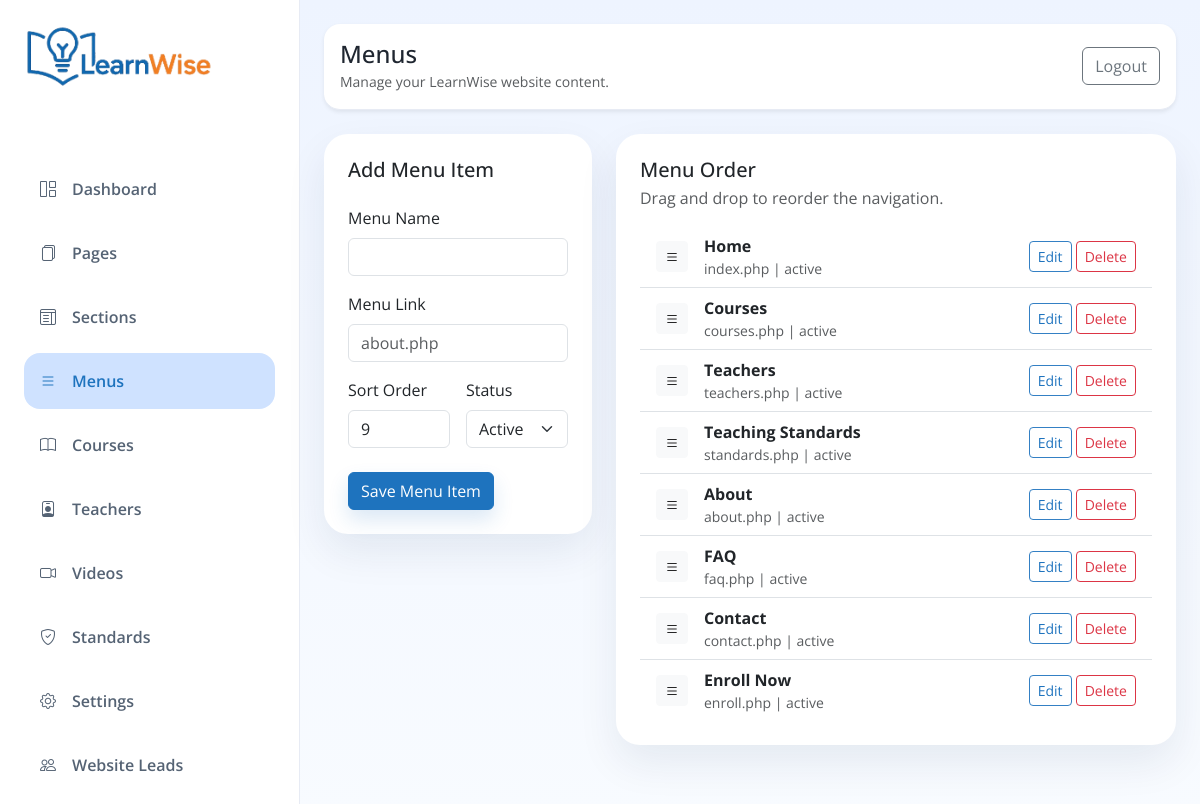
The app's page /admin/menus.php (signed in) with its own data.
### tables this page shows
CREATE TABLE IF NOT EXISTS `menus` (
  `id` int NOT NULL AUTO_INCREMENT,
  `menu_name` varchar(150) NOT NULL,
  `menu_link` varchar(255) NOT NULL,
  `sort_order` int NOT NULL DEFAULT '0',
  `status` enum('active','inactive') NOT NULL DEFAULT 'active',
  `created_at` timestamp NULL DEFAULT CURRENT_TIMESTAMP,
  `updated_at` timestamp NULL DEFAULT CURRENT_TIMESTAMP ON UPDATE CURRENT_TIMESTAMP,
  PRIMARY KEY (`id`)
);

### includes/site.php (called while the page is built, shortened)
<?php
function getMenus(string $status = 'active'): array
{
    $pdo = lwGetPdo();
    $query = 'SELECT * FROM menus';
    $params = [];
    $query .= ' ORDER BY sort_order ASC, id ASC';
    $stmt = $pdo->prepare($query);
    $stmt->execute($params);
    return $stmt->fetchAll(PDO::FETCH_ASSOC);
}

### admin/menus.php (the view, shortened to what this page needs)
<?php
require_once __DIR__ . '/../includes/site.php';
$editMenu = null;
$menus = getMenus('all');
include __DIR__ . '/admin-header.php';
?>
<div class="row g-4">
    <div class="col-xl-4">
        <div class="card admin-card p-4">
            <h5 class="mb-4"><?= $editMenu ? 'Edit Menu Item' : 'Add Menu Item' ?></h5>
            <form method="post">
                <div class="mb-3">
                    <label class="form-label">Menu Name</label>
                    <input type="text" name="menu_name" class="form-control" value="<?= htmlspecialchars($editMenu['menu_name'] ?? '') ?>" required>
                </div>
                <div class="mb-3">
                    <label class="form-label">Menu Link</label>
                    <input type="text" name="menu_link" class="form-control" placeholder="about.php" value="<?= htmlspecialchars($editMenu['menu_link'] ?? '') ?>" required>
                </div>
                <div class="row g-3">
                    <div class="col-md-6">
                        <label class="form-label">Sort Order</label>
                        <input type="number" name="sort_order" class="form-control" value="<?= htmlspecialchars((string) ($editMenu['sort_order'] ?? count($menus) + 1)) ?>">
                    </div>
                    <div class="col-md-6">
                        <label class="form-label">Status</label>
                        <select name="status" class="form-select">
                            <option value="active" <?= ($editMenu['status'] ?? '') === 'active' ? 'selected' : '' ?>>Active</option>
                        </select>
                    </div>
                </div>
                <div class="mt-4">
                    <button type="submit" class="btn btn-primary">Save Menu Item</button>
                </div>
            </form>
        </div>
    </div>
    <div class="col-xl-8">
        <div class="card admin-card p-4">
            <div class="d-flex justify-content-between align-items-center mb-3">
                <div>
                    <h5 class="mb-1">Menu Order</h5>
                    <p class="text-muted mb-0">Drag and drop to reorder the navigation.</p>
                </div>
            </div>
            <ul class="list-group list-group-flush menu-sortable">
                <?php foreach ($menus as $menu): ?>
                    <li class="list-group-item d-flex align-items-center justify-content-between gap-3" data-id="<?= (int) $menu['id'] ?>">
                        <div class="d-flex align-items-center gap-3">
                            <span class="drag-handle btn btn-light btn-sm"><i class="bi bi-list"></i></span>
                            <div>
                                <strong><?= htmlspecialchars($menu['menu_name']) ?></strong>
                                <div class="text-muted small"><?= htmlspecialchars($menu['menu_link']) ?> | <?= htmlspecialchars($menu['status']) ?></div>
                            </div>
                        </div>
                        <div class="text-end">
                            <a href="menus.php?edit=<?= (int) $menu['id'] ?>" class="btn btn-sm btn-outline-primary">Edit</a>
                            <a href="menus.php?delete=<?= (int) $menu['id'] ?>" class="btn btn-sm btn-outline-danger" onclick="return confirm('Delete this menu item?');">Delete</a>
                        </div>
                    </li>
                <?php endforeach; ?>
            </ul>
        </div>
    </div>
</div>
<?php include __DIR__ . '/admin-footer.php'; ?>

### admin/sidebar.php
<?php
$menuItems = [
    ['label' => 'Dashboard', 'page' => 'dashboard.php', 'icon' => 'bi-grid-1x2'],
    ['label' => 'Pages', 'page' => 'pages.php', 'icon' => 'bi-files'],
    ['label' => 'Sections', 'page' => 'sections.php', 'icon' => 'bi-layout-text-window'],
    ['label' => 'Menus', 'page' => 'menus.php', 'icon' => 'bi-list'],
    ['label' => 'Courses', 'page' => 'courses.php', 'icon' => 'bi-book'],
    ['label' => 'Teachers', 'page' => 'teachers.php', 'icon' => 'bi-person-badge'],
    ['label' => 'Videos', 'page' => 'sample_videos.php', 'icon' => 'bi-camera-video'],
    ['label' => 'Standards', 'page' => 'standards.php', 'icon' => 'bi-shield-check'],
    ['label' => 'Settings', 'page' => 'settings.php', 'icon' => 'bi-gear'],
    ['label' => 'Website Leads', 'page' => 'leads.php', 'icon' => 'bi-people'],
];
?>
<nav class="nav flex-column gap-2">
    <?php foreach ($menuItems as $item): ?>
        <a class="nav-link px-3 py-3 rounded-4 d-flex align-items-center gap-3 <?= basename($_SERVER['PHP_SELF']) === $item['page'] ? 'active bg-primary-subtle' : '' ?>" href="<?= htmlspecialchars($item['page']) ?>">
            <i class="bi <?= htmlspecialchars($item['icon']) ?>"></i>
            <span><?= htmlspecialchars($item['label']) ?></span>
        </a>
    <?php endforeach; ?>
</nav>

### assets/css/style.css (style rules this page uses)
:root { --primary: #1E73BE; --accent: #FFC107; --background: #f5f7fb; --surface: #ffffff; --text: #1f2630; --muted: #6c757d; --shadow: 0 10px 30px rgba(0, 0, 0, 0.08); }
* { box-sizing: border-box; }
html { scroll-behavior: smooth; }
body { margin: 0; font-family: 'Open Sans', sans-serif; color: var(--text); background: var(--background); }
a { color: var(--primary); }
.btn-primary, .btn-enroll { background-color: var(--primary); border-color: var(--primary); color: #fff; box-shadow: 0 10px 20px rgba(30, 115, 190, 0.16); }
.btn-outline-primary { color: var(--primary); border-color: rgba(30, 115, 190, 0.9); }
.hero-card, .card, .feature-card, .testimonial-card, .category-card, .teacher-card { background: var(--surface); border: none; border-radius: 18px; box-shadow: var(--shadow); }

### admin/admin-header.php (style rules this page uses)
body { background: linear-gradient(180deg, #eef4ff 0%, #f8fbff 100%); }
.admin-sidebar .nav-link { color: #556374; font-weight: 600; }
.admin-sidebar .nav-link.active, .admin-sidebar .nav-link:hover { color: #1e73be; }
.admin-card { border-radius: 24px; box-shadow: 0 18px 40px rgba(19, 44, 77, 0.08); border: none; }
.drag-handle { cursor: grab; }

### records on screen
menus: menu_name "Courses", menu_link "courses.php", status "active"
menus: menu_name "Teachers", menu_link "teachers.php", status "active"
menus: menu_name "Home", menu_link "index.php", status "active"
menus: menu_name "Teaching Standards", menu_link "standards.php", status "active"
menus: menu_name "About", menu_link "about.php", status "active"
menus: menu_name "FAQ", menu_link "faq.php", status "active"
menus: menu_name "Contact", menu_link "contact.php", status "active"
menus: menu_name "Enroll Now", menu_link "enroll.php", status "active"

### other values on screen
$item['label'] "Dashboard"
$item['label'] "Pages"
$item['label'] "Sections"
$item['label'] "Menus"
$item['label'] "Videos"
$item['label'] "Standards"
$item['label'] "Settings"
$item['label'] "Website Leads"
$pageTitle "Menus"
